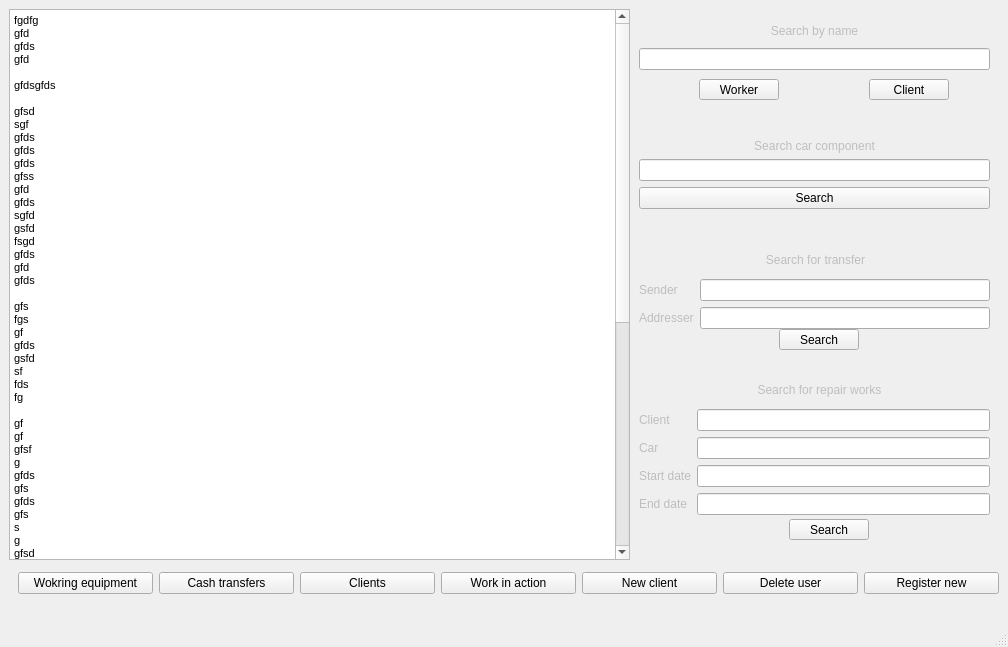
<?xml version="1.0" encoding="UTF-8"?>
<ui version="4.0">
 <class>MainWindow</class>
 <widget class="QMainWindow" name="MainWindow">
  <property name="geometry">
   <rect>
    <x>0</x>
    <y>0</y>
    <width>1008</width>
    <height>647</height>
   </rect>
  </property>
  <property name="windowTitle">
   <string>MainWindow</string>
  </property>
  <widget class="QWidget" name="centralwidget">
   <widget class="QStackedWidget" name="stackedWidget">
    <property name="geometry">
     <rect>
      <x>9</x>
      <y>9</y>
      <width>991</width>
      <height>611</height>
     </rect>
    </property>
    <property name="currentIndex">
     <number>1</number>
    </property>
    <widget class="QWidget" name="page_authorize">
     <widget class="QPushButton" name="SignIn_button">
      <property name="geometry">
       <rect>
        <x>450</x>
        <y>300</y>
        <width>61</width>
        <height>21</height>
       </rect>
      </property>
      <property name="text">
       <string>Sign In</string>
      </property>
     </widget>
     <widget class="QLineEdit" name="LoginEnter">
      <property name="geometry">
       <rect>
        <x>400</x>
        <y>230</y>
        <width>161</width>
        <height>21</height>
       </rect>
      </property>
     </widget>
     <widget class="QLineEdit" name="PasswordEnter">
      <property name="geometry">
       <rect>
        <x>400</x>
        <y>270</y>
        <width>161</width>
        <height>21</height>
       </rect>
      </property>
      <property name="echoMode">
       <enum>QLineEdit::Password</enum>
      </property>
     </widget>
     <widget class="QLabel" name="label_login">
      <property name="enabled">
       <bool>false</bool>
      </property>
      <property name="geometry">
       <rect>
        <x>340</x>
        <y>230</y>
        <width>61</width>
        <height>16</height>
       </rect>
      </property>
      <property name="text">
       <string>Login        :</string>
      </property>
     </widget>
     <widget class="QLabel" name="label_password">
      <property name="enabled">
       <bool>false</bool>
      </property>
      <property name="geometry">
       <rect>
        <x>340</x>
        <y>270</y>
        <width>61</width>
        <height>16</height>
       </rect>
      </property>
      <property name="text">
       <string>Password :</string>
      </property>
     </widget>
     <widget class="QLabel" name="warning_message_label">
      <property name="geometry">
       <rect>
        <x>400</x>
        <y>180</y>
        <width>161</width>
        <height>31</height>
       </rect>
      </property>
      <property name="text">
       <string/>
      </property>
     </widget>
    </widget>
    <widget class="QWidget" name="page_admin">
     <widget class="QTextEdit" name="data_display_screen">
      <property name="enabled">
       <bool>true</bool>
      </property>
      <property name="geometry">
       <rect>
        <x>0</x>
        <y>0</y>
        <width>621</width>
        <height>551</height>
       </rect>
      </property>
      <property name="focusPolicy">
       <enum>Qt::WheelFocus</enum>
      </property>
      <property name="readOnly">
       <bool>true</bool>
      </property>
      <property name="html">
       <string>&lt;!DOCTYPE HTML PUBLIC &quot;-//W3C//DTD HTML 4.0//EN&quot; &quot;http://www.w3.org/TR/REC-html40/strict.dtd&quot;&gt;
&lt;html&gt;&lt;head&gt;&lt;meta name=&quot;qrichtext&quot; content=&quot;1&quot; /&gt;&lt;style type=&quot;text/css&quot;&gt;
p, li { white-space: pre-wrap; }
&lt;/style&gt;&lt;/head&gt;&lt;body style=&quot; font-family:'MS Shell Dlg 2'; font-size:8.25pt; font-weight:400; font-style:normal;&quot;&gt;
&lt;p style=&quot; margin-top:0px; margin-bottom:0px; margin-left:0px; margin-right:0px; -qt-block-indent:0; text-indent:0px;&quot;&gt;fgdfg&lt;/p&gt;
&lt;p style=&quot; margin-top:0px; margin-bottom:0px; margin-left:0px; margin-right:0px; -qt-block-indent:0; text-indent:0px;&quot;&gt;gfd&lt;/p&gt;
&lt;p style=&quot; margin-top:0px; margin-bottom:0px; margin-left:0px; margin-right:0px; -qt-block-indent:0; text-indent:0px;&quot;&gt;gfds&lt;/p&gt;
&lt;p style=&quot; margin-top:0px; margin-bottom:0px; margin-left:0px; margin-right:0px; -qt-block-indent:0; text-indent:0px;&quot;&gt;gfd&lt;/p&gt;
&lt;p style=&quot;-qt-paragraph-type:empty; margin-top:0px; margin-bottom:0px; margin-left:0px; margin-right:0px; -qt-block-indent:0; text-indent:0px;&quot;&gt;&lt;br /&gt;&lt;/p&gt;
&lt;p style=&quot; margin-top:0px; margin-bottom:0px; margin-left:0px; margin-right:0px; -qt-block-indent:0; text-indent:0px;&quot;&gt;gfdsgfds&lt;/p&gt;
&lt;p style=&quot;-qt-paragraph-type:empty; margin-top:0px; margin-bottom:0px; margin-left:0px; margin-right:0px; -qt-block-indent:0; text-indent:0px;&quot;&gt;&lt;br /&gt;&lt;/p&gt;
&lt;p style=&quot; margin-top:0px; margin-bottom:0px; margin-left:0px; margin-right:0px; -qt-block-indent:0; text-indent:0px;&quot;&gt;gfsd&lt;/p&gt;
&lt;p style=&quot; margin-top:0px; margin-bottom:0px; margin-left:0px; margin-right:0px; -qt-block-indent:0; text-indent:0px;&quot;&gt;sgf&lt;/p&gt;
&lt;p style=&quot; margin-top:0px; margin-bottom:0px; margin-left:0px; margin-right:0px; -qt-block-indent:0; text-indent:0px;&quot;&gt;gfds&lt;/p&gt;
&lt;p style=&quot; margin-top:0px; margin-bottom:0px; margin-left:0px; margin-right:0px; -qt-block-indent:0; text-indent:0px;&quot;&gt;gfds&lt;/p&gt;
&lt;p style=&quot; margin-top:0px; margin-bottom:0px; margin-left:0px; margin-right:0px; -qt-block-indent:0; text-indent:0px;&quot;&gt;gfds&lt;/p&gt;
&lt;p style=&quot; margin-top:0px; margin-bottom:0px; margin-left:0px; margin-right:0px; -qt-block-indent:0; text-indent:0px;&quot;&gt;gfss&lt;/p&gt;
&lt;p style=&quot; margin-top:0px; margin-bottom:0px; margin-left:0px; margin-right:0px; -qt-block-indent:0; text-indent:0px;&quot;&gt;gfd&lt;/p&gt;
&lt;p style=&quot; margin-top:0px; margin-bottom:0px; margin-left:0px; margin-right:0px; -qt-block-indent:0; text-indent:0px;&quot;&gt;gfds&lt;/p&gt;
&lt;p style=&quot; margin-top:0px; margin-bottom:0px; margin-left:0px; margin-right:0px; -qt-block-indent:0; text-indent:0px;&quot;&gt;sgfd&lt;/p&gt;
&lt;p style=&quot; margin-top:0px; margin-bottom:0px; margin-left:0px; margin-right:0px; -qt-block-indent:0; text-indent:0px;&quot;&gt;gsfd&lt;/p&gt;
&lt;p style=&quot; margin-top:0px; margin-bottom:0px; margin-left:0px; margin-right:0px; -qt-block-indent:0; text-indent:0px;&quot;&gt;fsgd&lt;/p&gt;
&lt;p style=&quot; margin-top:0px; margin-bottom:0px; margin-left:0px; margin-right:0px; -qt-block-indent:0; text-indent:0px;&quot;&gt;gfds&lt;/p&gt;
&lt;p style=&quot; margin-top:0px; margin-bottom:0px; margin-left:0px; margin-right:0px; -qt-block-indent:0; text-indent:0px;&quot;&gt;gfd&lt;/p&gt;
&lt;p style=&quot; margin-top:0px; margin-bottom:0px; margin-left:0px; margin-right:0px; -qt-block-indent:0; text-indent:0px;&quot;&gt;gfds&lt;/p&gt;
&lt;p style=&quot;-qt-paragraph-type:empty; margin-top:0px; margin-bottom:0px; margin-left:0px; margin-right:0px; -qt-block-indent:0; text-indent:0px;&quot;&gt;&lt;br /&gt;&lt;/p&gt;
&lt;p style=&quot; margin-top:0px; margin-bottom:0px; margin-left:0px; margin-right:0px; -qt-block-indent:0; text-indent:0px;&quot;&gt;gfs&lt;/p&gt;
&lt;p style=&quot; margin-top:0px; margin-bottom:0px; margin-left:0px; margin-right:0px; -qt-block-indent:0; text-indent:0px;&quot;&gt;fgs&lt;/p&gt;
&lt;p style=&quot; margin-top:0px; margin-bottom:0px; margin-left:0px; margin-right:0px; -qt-block-indent:0; text-indent:0px;&quot;&gt;gf&lt;/p&gt;
&lt;p style=&quot; margin-top:0px; margin-bottom:0px; margin-left:0px; margin-right:0px; -qt-block-indent:0; text-indent:0px;&quot;&gt;gfds&lt;/p&gt;
&lt;p style=&quot; margin-top:0px; margin-bottom:0px; margin-left:0px; margin-right:0px; -qt-block-indent:0; text-indent:0px;&quot;&gt;gsfd&lt;/p&gt;
&lt;p style=&quot; margin-top:0px; margin-bottom:0px; margin-left:0px; margin-right:0px; -qt-block-indent:0; text-indent:0px;&quot;&gt;sf&lt;/p&gt;
&lt;p style=&quot; margin-top:0px; margin-bottom:0px; margin-left:0px; margin-right:0px; -qt-block-indent:0; text-indent:0px;&quot;&gt;fds&lt;/p&gt;
&lt;p style=&quot; margin-top:0px; margin-bottom:0px; margin-left:0px; margin-right:0px; -qt-block-indent:0; text-indent:0px;&quot;&gt;fg&lt;/p&gt;
&lt;p style=&quot;-qt-paragraph-type:empty; margin-top:0px; margin-bottom:0px; margin-left:0px; margin-right:0px; -qt-block-indent:0; text-indent:0px;&quot;&gt;&lt;br /&gt;&lt;/p&gt;
&lt;p style=&quot; margin-top:0px; margin-bottom:0px; margin-left:0px; margin-right:0px; -qt-block-indent:0; text-indent:0px;&quot;&gt;gf&lt;/p&gt;
&lt;p style=&quot; margin-top:0px; margin-bottom:0px; margin-left:0px; margin-right:0px; -qt-block-indent:0; text-indent:0px;&quot;&gt;gf&lt;/p&gt;
&lt;p style=&quot; margin-top:0px; margin-bottom:0px; margin-left:0px; margin-right:0px; -qt-block-indent:0; text-indent:0px;&quot;&gt;gfsf&lt;/p&gt;
&lt;p style=&quot; margin-top:0px; margin-bottom:0px; margin-left:0px; margin-right:0px; -qt-block-indent:0; text-indent:0px;&quot;&gt;g&lt;/p&gt;
&lt;p style=&quot; margin-top:0px; margin-bottom:0px; margin-left:0px; margin-right:0px; -qt-block-indent:0; text-indent:0px;&quot;&gt;gfds&lt;/p&gt;
&lt;p style=&quot; margin-top:0px; margin-bottom:0px; margin-left:0px; margin-right:0px; -qt-block-indent:0; text-indent:0px;&quot;&gt;gfs&lt;/p&gt;
&lt;p style=&quot; margin-top:0px; margin-bottom:0px; margin-left:0px; margin-right:0px; -qt-block-indent:0; text-indent:0px;&quot;&gt;gfds&lt;/p&gt;
&lt;p style=&quot; margin-top:0px; margin-bottom:0px; margin-left:0px; margin-right:0px; -qt-block-indent:0; text-indent:0px;&quot;&gt;gfs&lt;/p&gt;
&lt;p style=&quot; margin-top:0px; margin-bottom:0px; margin-left:0px; margin-right:0px; -qt-block-indent:0; text-indent:0px;&quot;&gt;s&lt;/p&gt;
&lt;p style=&quot; margin-top:0px; margin-bottom:0px; margin-left:0px; margin-right:0px; -qt-block-indent:0; text-indent:0px;&quot;&gt;g&lt;/p&gt;
&lt;p style=&quot; margin-top:0px; margin-bottom:0px; margin-left:0px; margin-right:0px; -qt-block-indent:0; text-indent:0px;&quot;&gt;gfsd&lt;/p&gt;
&lt;p style=&quot; margin-top:0px; margin-bottom:0px; margin-left:0px; margin-right:0px; -qt-block-indent:0; text-indent:0px;&quot;&gt;gfd&lt;/p&gt;
&lt;p style=&quot;-qt-paragraph-type:empty; margin-top:0px; margin-bottom:0px; margin-left:0px; margin-right:0px; -qt-block-indent:0; text-indent:0px;&quot;&gt;&lt;br /&gt;&lt;/p&gt;
&lt;p style=&quot;-qt-paragraph-type:empty; margin-top:0px; margin-bottom:0px; margin-left:0px; margin-right:0px; -qt-block-indent:0; text-indent:0px;&quot;&gt;&lt;br /&gt;&lt;/p&gt;
&lt;p style=&quot;-qt-paragraph-type:empty; margin-top:0px; margin-bottom:0px; margin-left:0px; margin-right:0px; -qt-block-indent:0; text-indent:0px;&quot;&gt;&lt;br /&gt;&lt;/p&gt;
&lt;p style=&quot; margin-top:0px; margin-bottom:0px; margin-left:0px; margin-right:0px; -qt-block-indent:0; text-indent:0px;&quot;&gt;gfs&lt;/p&gt;
&lt;p style=&quot; margin-top:0px; margin-bottom:0px; margin-left:0px; margin-right:0px; -qt-block-indent:0; text-indent:0px;&quot;&gt;d&lt;/p&gt;
&lt;p style=&quot; margin-top:0px; margin-bottom:0px; margin-left:0px; margin-right:0px; -qt-block-indent:0; text-indent:0px;&quot;&gt;fsg&lt;/p&gt;
&lt;p style=&quot; margin-top:0px; margin-bottom:0px; margin-left:0px; margin-right:0px; -qt-block-indent:0; text-indent:0px;&quot;&gt;g&lt;/p&gt;
&lt;p style=&quot; margin-top:0px; margin-bottom:0px; margin-left:0px; margin-right:0px; -qt-block-indent:0; text-indent:0px;&quot;&gt;g&lt;/p&gt;
&lt;p style=&quot; margin-top:0px; margin-bottom:0px; margin-left:0px; margin-right:0px; -qt-block-indent:0; text-indent:0px;&quot;&gt;g&lt;/p&gt;
&lt;p style=&quot;-qt-paragraph-type:empty; margin-top:0px; margin-bottom:0px; margin-left:0px; margin-right:0px; -qt-block-indent:0; text-indent:0px;&quot;&gt;&lt;br /&gt;&lt;/p&gt;
&lt;p style=&quot; margin-top:0px; margin-bottom:0px; margin-left:0px; margin-right:0px; -qt-block-indent:0; text-indent:0px;&quot;&gt;g&lt;/p&gt;
&lt;p style=&quot; margin-top:0px; margin-bottom:0px; margin-left:0px; margin-right:0px; -qt-block-indent:0; text-indent:0px;&quot;&gt;g&lt;/p&gt;
&lt;p style=&quot; margin-top:0px; margin-bottom:0px; margin-left:0px; margin-right:0px; -qt-block-indent:0; text-indent:0px;&quot;&gt;g&lt;/p&gt;
&lt;p style=&quot; margin-top:0px; margin-bottom:0px; margin-left:0px; margin-right:0px; -qt-block-indent:0; text-indent:0px;&quot;&gt;g&lt;/p&gt;
&lt;p style=&quot; margin-top:0px; margin-bottom:0px; margin-left:0px; margin-right:0px; -qt-block-indent:0; text-indent:0px;&quot;&gt;gddfsf&lt;/p&gt;
&lt;p style=&quot;-qt-paragraph-type:empty; margin-top:0px; margin-bottom:0px; margin-left:0px; margin-right:0px; -qt-block-indent:0; text-indent:0px;&quot;&gt;&lt;br /&gt;&lt;/p&gt;
&lt;p style=&quot; margin-top:0px; margin-bottom:0px; margin-left:0px; margin-right:0px; -qt-block-indent:0; text-indent:0px;&quot;&gt;sfd&lt;/p&gt;
&lt;p style=&quot; margin-top:0px; margin-bottom:0px; margin-left:0px; margin-right:0px; -qt-block-indent:0; text-indent:0px;&quot;&gt;gfds&lt;/p&gt;
&lt;p style=&quot; margin-top:0px; margin-bottom:0px; margin-left:0px; margin-right:0px; -qt-block-indent:0; text-indent:0px;&quot;&gt;gsfd&lt;/p&gt;
&lt;p style=&quot; margin-top:0px; margin-bottom:0px; margin-left:0px; margin-right:0px; -qt-block-indent:0; text-indent:0px;&quot;&gt;f&lt;/p&gt;
&lt;p style=&quot; margin-top:0px; margin-bottom:0px; margin-left:0px; margin-right:0px; -qt-block-indent:0; text-indent:0px;&quot;&gt;sg&lt;/p&gt;
&lt;p style=&quot; margin-top:0px; margin-bottom:0px; margin-left:0px; margin-right:0px; -qt-block-indent:0; text-indent:0px;&quot;&gt;gfs&lt;/p&gt;
&lt;p style=&quot; margin-top:0px; margin-bottom:0px; margin-left:0px; margin-right:0px; -qt-block-indent:0; text-indent:0px;&quot;&gt;gfs&lt;/p&gt;
&lt;p style=&quot; margin-top:0px; margin-bottom:0px; margin-left:0px; margin-right:0px; -qt-block-indent:0; text-indent:0px;&quot;&gt;gfs&lt;/p&gt;
&lt;p style=&quot; margin-top:0px; margin-bottom:0px; margin-left:0px; margin-right:0px; -qt-block-indent:0; text-indent:0px;&quot;&gt;gfds&lt;/p&gt;
&lt;p style=&quot; margin-top:0px; margin-bottom:0px; margin-left:0px; margin-right:0px; -qt-block-indent:0; text-indent:0px;&quot;&gt;fdg&lt;/p&gt;
&lt;p style=&quot; margin-top:0px; margin-bottom:0px; margin-left:0px; margin-right:0px; -qt-block-indent:0; text-indent:0px;&quot;&gt;s&lt;/p&gt;
&lt;p style=&quot; margin-top:0px; margin-bottom:0px; margin-left:0px; margin-right:0px; -qt-block-indent:0; text-indent:0px;&quot;&gt;sf&lt;/p&gt;
&lt;p style=&quot; margin-top:0px; margin-bottom:0px; margin-left:0px; margin-right:0px; -qt-block-indent:0; text-indent:0px;&quot;&gt;g&lt;/p&gt;
&lt;p style=&quot; margin-top:0px; margin-bottom:0px; margin-left:0px; margin-right:0px; -qt-block-indent:0; text-indent:0px;&quot;&gt;sgf&lt;/p&gt;&lt;/body&gt;&lt;/html&gt;</string>
      </property>
     </widget>
     <widget class="QWidget" name="horizontalLayoutWidget">
      <property name="geometry">
       <rect>
        <x>9</x>
        <y>559</y>
        <width>981</width>
        <height>31</height>
       </rect>
      </property>
      <layout class="QHBoxLayout" name="bottom_action_bar">
       <item>
        <widget class="QPushButton" name="pushButton_6">
         <property name="text">
          <string>Wokring equipment</string>
         </property>
        </widget>
       </item>
       <item>
        <widget class="QPushButton" name="pushButton_5">
         <property name="text">
          <string>Cash transfers</string>
         </property>
        </widget>
       </item>
       <item>
        <widget class="QPushButton" name="Clients_button">
         <property name="text">
          <string>Clients</string>
         </property>
        </widget>
       </item>
       <item>
        <widget class="QPushButton" name="work_in_action_button">
         <property name="text">
          <string>Work in action</string>
         </property>
        </widget>
       </item>
       <item>
        <widget class="QPushButton" name="car_components_button">
         <property name="text">
          <string>New client</string>
         </property>
        </widget>
       </item>
       <item>
        <widget class="QPushButton" name="delet_user_button">
         <property name="text">
          <string>Delete user</string>
         </property>
        </widget>
       </item>
       <item>
        <widget class="QPushButton" name="register_button">
         <property name="text">
          <string>Register new</string>
         </property>
        </widget>
       </item>
      </layout>
     </widget>
     <widget class="QWidget" name="verticalLayoutWidget">
      <property name="geometry">
       <rect>
        <x>630</x>
        <y>10</y>
        <width>351</width>
        <height>51</height>
       </rect>
      </property>
      <layout class="QVBoxLayout" name="PersonSearchGridLayout">
       <item>
        <widget class="QLabel" name="person_search_text_lable_readonly">
         <property name="enabled">
          <bool>false</bool>
         </property>
         <property name="text">
          <string>Search by name</string>
         </property>
         <property name="alignment">
          <set>Qt::AlignCenter</set>
         </property>
        </widget>
       </item>
       <item>
        <widget class="QLineEdit" name="person_serch_line_edit"/>
       </item>
      </layout>
     </widget>
     <widget class="QPushButton" name="workers_search_button">
      <property name="geometry">
       <rect>
        <x>690</x>
        <y>70</y>
        <width>80</width>
        <height>21</height>
       </rect>
      </property>
      <property name="text">
       <string>Worker</string>
      </property>
     </widget>
     <widget class="QPushButton" name="client_search_button">
      <property name="geometry">
       <rect>
        <x>860</x>
        <y>70</y>
        <width>80</width>
        <height>21</height>
       </rect>
      </property>
      <property name="text">
       <string>Client</string>
      </property>
     </widget>
     <widget class="QWidget" name="verticalLayoutWidget_2">
      <property name="geometry">
       <rect>
        <x>630</x>
        <y>130</y>
        <width>351</width>
        <height>70</height>
       </rect>
      </property>
      <layout class="QVBoxLayout" name="search_car_comp_grid_layout">
       <item>
        <widget class="QLabel" name="search_car_comp_lable_read_only">
         <property name="enabled">
          <bool>false</bool>
         </property>
         <property name="text">
          <string>Search car component</string>
         </property>
         <property name="alignment">
          <set>Qt::AlignCenter</set>
         </property>
        </widget>
       </item>
       <item>
        <widget class="QLineEdit" name="search_car_comp_line_edit"/>
       </item>
       <item>
        <widget class="QPushButton" name="search_car_comp_button">
         <property name="text">
          <string>Search</string>
         </property>
        </widget>
       </item>
      </layout>
     </widget>
     <widget class="QWidget" name="formLayoutWidget">
      <property name="geometry">
       <rect>
        <x>630</x>
        <y>270</y>
        <width>351</width>
        <height>52</height>
       </rect>
      </property>
      <layout class="QFormLayout" name="search_transfer_grid_layout">
       <item row="0" column="0">
        <widget class="QLabel" name="search_by_sender_lable_read_only">
         <property name="enabled">
          <bool>false</bool>
         </property>
         <property name="text">
          <string>Sender</string>
         </property>
        </widget>
       </item>
       <item row="0" column="1">
        <widget class="QLineEdit" name="search_by_sender_line_edit"/>
       </item>
       <item row="1" column="0">
        <widget class="QLabel" name="search_by_addresser_lable_read_only">
         <property name="enabled">
          <bool>false</bool>
         </property>
         <property name="text">
          <string>Addresser</string>
         </property>
        </widget>
       </item>
       <item row="1" column="1">
        <widget class="QLineEdit" name="search_by_addresser_line_edit"/>
       </item>
      </layout>
     </widget>
     <widget class="QLabel" name="search_transfer_lable_read_only">
      <property name="enabled">
       <bool>false</bool>
      </property>
      <property name="geometry">
       <rect>
        <x>636</x>
        <y>240</y>
        <width>341</width>
        <height>21</height>
       </rect>
      </property>
      <property name="text">
       <string>Search for transfer</string>
      </property>
      <property name="alignment">
       <set>Qt::AlignCenter</set>
      </property>
     </widget>
     <widget class="QWidget" name="formLayoutWidget_2">
      <property name="geometry">
       <rect>
        <x>630</x>
        <y>400</y>
        <width>351</width>
        <height>108</height>
       </rect>
      </property>
      <layout class="QFormLayout" name="search_repair_works_grid_layout">
       <item row="0" column="0">
        <widget class="QLabel" name="search_client_repairs_lable_read_only">
         <property name="enabled">
          <bool>false</bool>
         </property>
         <property name="text">
          <string>Client</string>
         </property>
        </widget>
       </item>
       <item row="0" column="1">
        <widget class="QLineEdit" name="search_repair_by_client_line_edit"/>
       </item>
       <item row="1" column="0">
        <widget class="QLabel" name="search_repair_by_car_lable_ead_only">
         <property name="enabled">
          <bool>false</bool>
         </property>
         <property name="text">
          <string>Car</string>
         </property>
        </widget>
       </item>
       <item row="1" column="1">
        <widget class="QLineEdit" name="search_repair_by_car_line_edit"/>
       </item>
       <item row="2" column="0">
        <widget class="QLabel" name="search_start_date_lable_read_only">
         <property name="enabled">
          <bool>false</bool>
         </property>
         <property name="text">
          <string>Start date</string>
         </property>
        </widget>
       </item>
       <item row="3" column="0">
        <widget class="QLabel" name="search_end_date_lable_read_only">
         <property name="enabled">
          <bool>false</bool>
         </property>
         <property name="text">
          <string>End date</string>
         </property>
        </widget>
       </item>
       <item row="2" column="1">
        <widget class="QLineEdit" name="serach_start_date_line_edit"/>
       </item>
       <item row="3" column="1">
        <widget class="QLineEdit" name="search_end_date_line_edit"/>
       </item>
      </layout>
     </widget>
     <widget class="QLabel" name="search_for_repair_works_lable_read_only">
      <property name="enabled">
       <bool>false</bool>
      </property>
      <property name="geometry">
       <rect>
        <x>640</x>
        <y>370</y>
        <width>341</width>
        <height>21</height>
       </rect>
      </property>
      <property name="text">
       <string>Search for repair works</string>
      </property>
      <property name="alignment">
       <set>Qt::AlignCenter</set>
      </property>
     </widget>
     <widget class="QPushButton" name="search_transfer_button">
      <property name="geometry">
       <rect>
        <x>770</x>
        <y>320</y>
        <width>80</width>
        <height>21</height>
       </rect>
      </property>
      <property name="text">
       <string>Search</string>
      </property>
     </widget>
     <widget class="QPushButton" name="search_repair_works_button">
      <property name="geometry">
       <rect>
        <x>780</x>
        <y>510</y>
        <width>80</width>
        <height>21</height>
       </rect>
      </property>
      <property name="text">
       <string>Search</string>
      </property>
     </widget>
    </widget>
    <widget class="QWidget" name="page_register"/>
   </widget>
  </widget>
  <widget class="QMenuBar" name="menubar">
   <property name="geometry">
    <rect>
     <x>0</x>
     <y>0</y>
     <width>1008</width>
     <height>20</height>
    </rect>
   </property>
  </widget>
  <widget class="QStatusBar" name="statusbar"/>
 </widget>
 <resources/>
 <connections/>
</ui>
